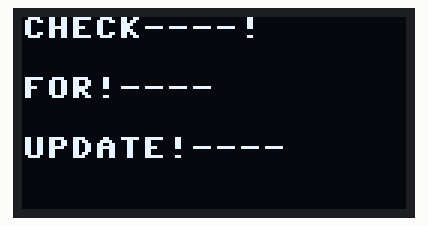
A program run on a simulated ESP32 board running MicroPython. Parts: 128×64 one-colour display. Values from a settings file that is not in the repository are placeholders; what the program prints to the serial console is not drawn.

Above: at 0.1 s.
At 60.1 s:
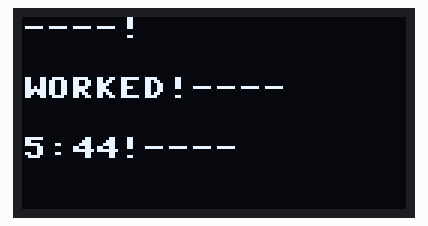

The program:

main.py
```python
import time

from ota import OTAUpdater
from WIFI_CONFIG import SSID, PASSWORD
from machine import Pin, SoftI2C
import ssd1306
from time import sleep

firmware_url = "https://github.com/SMHub/esp_mpy_ota/"

ota_updater = OTAUpdater(SSID, PASSWORD, firmware_url, "main.py")

i2c = SoftI2C(scl=Pin(4), sda=Pin(5))

oled_width = 128
oled_height = 64
oled = ssd1306.SSD1306_I2C(oled_width, oled_height, i2c)
oled.fill(0)
oled.text('CHECK----!', 0, 0)
oled.text('FOR!----', 0, 20)
oled.text('UPDATE!----', 0, 40)
oled.show()

while True:
    ota_updater.download_and_install_update_if_available()
    time.sleep(60)
    print("Hello World!")
    oled.fill(0)
    oled.text('----!', 0, 0)
    oled.text('WORKED!----', 0, 20)
    oled.text('5:44!----', 0, 40)
    oled.show()

# OLED


# ESP32 Pin assignment. Note: 4,5 for OLED with 18630
```
